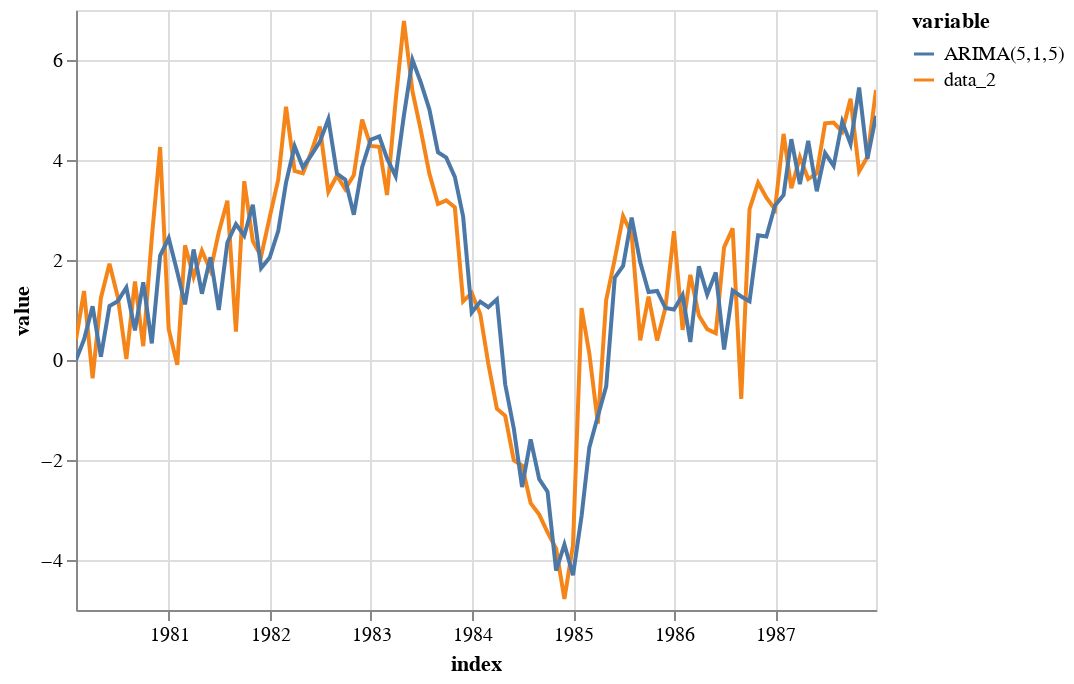

The code cell stored with this chart in its notebook:
### Markdown cell above
## Putting Everything Together.

We've seen Autoregressive models (AR), we've seen diffing when we took our 1- and 2-diffs which is the "opposite" of Integration (I), and we've seen Moving Averages (MA) &mdash; looks like we're ready to check out ARIMA!

It should come as no surprise at this point that in order to create our ARIMA model, we're going to need to combine all of the thing we've learned above.

We follow the literature and say ``ARIMA(p,d,q)`` to mean an ARIMA model with

- ``p``-autoregressive (**AR(p)** in our notation above),
- ``d`` is the degree of diff-ing (``d``-diff in our notation),
- ``q`` is the order of the moving average part (the window size),

With these, check out the [Table 9.1 in this chapter](https://otexts.com/fpp3/non-seasonal-arima.html), notice the special cases.  Make sure you can reason out why these particular values create the associated result.  

For example, taking ``ARIMA(0, 1, 0)`` should result in a random walk.  Why?  Let's look.  We are using no autoregression or moving averages, but we are taking a 1-diff.  As we saw above, this is a way to make our model stationary (similar to white-noise) which is essentially a random walk.

As usual, Python makes it dead-easy to do ARIMA on our timeseries, as we see below.  (Ignore the warning for now...)

### Code cell
df = make_data()
df.drop(["data_1", "data_3"], axis=1, inplace=True)

# -- ARIMA --
arima_model = ARIMA(df, order=(5,1,5))
model_fit = arima_model.fit()
df["ARIMA(5,1,5)"] = model_fit.predict()

plot_in_altair(df).interactive()

### Figure 1 — Vega-Lite specification as saved in the notebook (floating-point values rounded to 4 significant figures; data arrays with more than 128 entries replaced by an {"elided": "..."} marker saying what was removed)
{"config": {"view": {"continuousWidth": 400, "continuousHeight": 300}}, "data": {"name": "data-8ef55b4ef93a14f2400349061c1f2079"}, "mark": "line", "encoding": {"color": {"field": "variable", "type": "nominal"}, "opacity": {"condition": {"value": 1, "selection": "selector038"}, "value": 0.2}, "x": {"field": "index", "type": "temporal"}, "y": {"field": "value", "type": "quantitative"}}, "selection": {"selector038": {"type": "multi", "fields": ["variable"], "bind": "legend"}, "selector039": {"type": "interval", "bind": "scales", "encodings": ["x", "y"]}}, "$schema": "https://vega.github.io/schema/vega-lite/v4.17.0.json", "datasets": {"data-8ef55b4ef93a14f2400349061c1f2079": {"elided": "192 records"}}}
